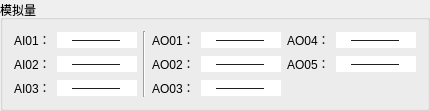
         <widget class="QGroupBox" name="groupBox">
          <property name="sizePolicy">
           <sizepolicy hsizetype="Expanding" vsizetype="Preferred">
            <horstretch>0</horstretch>
            <verstretch>0</verstretch>
           </sizepolicy>
          </property>
          <property name="title">
           <string>模拟量</string>
          </property>
          <layout class="QGridLayout" name="gridLayout_6">
           <item row="1" column="3">
            <widget class="QLabel" name="label_61">
             <property name="sizePolicy">
              <sizepolicy hsizetype="Fixed" vsizetype="Preferred">
               <horstretch>0</horstretch>
               <verstretch>0</verstretch>
              </sizepolicy>
             </property>
             <property name="text">
              <string>AO02：</string>
             </property>
            </widget>
           </item>
           <item row="1" column="0">
            <widget class="QLabel" name="label_58">
             <property name="sizePolicy">
              <sizepolicy hsizetype="Fixed" vsizetype="Preferred">
               <horstretch>0</horstretch>
               <verstretch>0</verstretch>
              </sizepolicy>
             </property>
             <property name="text">
              <string>AI02：</string>
             </property>
            </widget>
           </item>
           <item row="2" column="0">
            <widget class="QLabel" name="label_59">
             <property name="sizePolicy">
              <sizepolicy hsizetype="Fixed" vsizetype="Preferred">
               <horstretch>0</horstretch>
               <verstretch>0</verstretch>
              </sizepolicy>
             </property>
             <property name="text">
              <string>AI03：</string>
             </property>
            </widget>
           </item>
           <item row="0" column="0">
            <widget class="QLabel" name="label_57">
             <property name="sizePolicy">
              <sizepolicy hsizetype="Fixed" vsizetype="Preferred">
               <horstretch>0</horstretch>
               <verstretch>0</verstretch>
              </sizepolicy>
             </property>
             <property name="text">
              <string>AI01：</string>
             </property>
            </widget>
           </item>
           <item row="0" column="5">
            <widget class="QLabel" name="label_70">
             <property name="sizePolicy">
              <sizepolicy hsizetype="Fixed" vsizetype="Preferred">
               <horstretch>0</horstretch>
               <verstretch>0</verstretch>
              </sizepolicy>
             </property>
             <property name="text">
              <string>AO04：</string>
             </property>
            </widget>
           </item>
           <item row="2" column="3">
            <widget class="QLabel" name="label_62">
             <property name="sizePolicy">
              <sizepolicy hsizetype="Fixed" vsizetype="Preferred">
               <horstretch>0</horstretch>
               <verstretch>0</verstretch>
              </sizepolicy>
             </property>
             <property name="text">
              <string>AO03：</string>
             </property>
            </widget>
           </item>
           <item row="1" column="5">
            <widget class="QLabel" name="label_71">
             <property name="sizePolicy">
              <sizepolicy hsizetype="Fixed" vsizetype="Preferred">
               <horstretch>0</horstretch>
               <verstretch>0</verstretch>
              </sizepolicy>
             </property>
             <property name="text">
              <string>AO05：</string>
             </property>
            </widget>
           </item>
           <item row="0" column="3">
            <widget class="QLabel" name="label_60">
             <property name="sizePolicy">
              <sizepolicy hsizetype="Fixed" vsizetype="Preferred">
               <horstretch>0</horstretch>
               <verstretch>0</verstretch>
              </sizepolicy>
             </property>
             <property name="text">
              <string>AO01：</string>
             </property>
            </widget>
           </item>
           <item row="0" column="2" rowspan="3">
            <widget class="Line" name="line_3">
             <property name="orientation">
              <enum>Qt::Vertical</enum>
             </property>
            </widget>
           </item>
           <item row="0" column="1">
            <widget class="QLineEdit" name="LB_AI01">
             <property name="enabled">
              <bool>true</bool>
             </property>
             <property name="sizePolicy">
              <sizepolicy hsizetype="Preferred" vsizetype="Fixed">
               <horstretch>0</horstretch>
               <verstretch>0</verstretch>
              </sizepolicy>
             </property>
             <property name="maximumSize">
              <size>
               <width>80</width>
               <height>16777215</height>
              </size>
             </property>
             <property name="styleSheet">
              <string notr="true">QLineEdit{
border-width:0;
border-style:outset;
background-color:#ffffff;
}</string>
             </property>
             <property name="text">
              <string>————</string>
             </property>
             <property name="maxLength">
              <number>9</number>
             </property>
             <property name="frame">
              <bool>true</bool>
             </property>
             <property name="alignment">
              <set>Qt::AlignCenter</set>
             </property>
             <property name="readOnly">
              <bool>true</bool>
             </property>
            </widget>
           </item>
           <item row="1" column="1">
            <widget class="QLineEdit" name="LB_AI02">
             <property name="enabled">
              <bool>true</bool>
             </property>
             <property name="sizePolicy">
              <sizepolicy hsizetype="Preferred" vsizetype="Fixed">
               <horstretch>0</horstretch>
               <verstretch>0</verstretch>
              </sizepolicy>
             </property>
             <property name="maximumSize">
              <size>
               <width>80</width>
               <height>16777215</height>
              </size>
             </property>
             <property name="styleSheet">
              <string notr="true">QLineEdit{
border-width:0;
border-style:outset;
background-color:#ffffff;
}</string>
             </property>
             <property name="text">
              <string>————</string>
             </property>
             <property name="maxLength">
              <number>9</number>
             </property>
             <property name="frame">
              <bool>true</bool>
             </property>
             <property name="alignment">
              <set>Qt::AlignCenter</set>
             </property>
             <property name="readOnly">
              <bool>true</bool>
             </property>
            </widget>
           </item>
           <item row="2" column="1">
            <widget class="QLineEdit" name="LB_AI03">
             <property name="enabled">
              <bool>true</bool>
             </property>
             <property name="sizePolicy">
              <sizepolicy hsizetype="Preferred" vsizetype="Fixed">
               <horstretch>0</horstretch>
               <verstretch>0</verstretch>
              </sizepolicy>
             </property>
             <property name="maximumSize">
              <size>
               <width>80</width>
               <height>16777215</height>
              </size>
             </property>
             <property name="styleSheet">
              <string notr="true">QLineEdit{
border-width:0;
border-style:outset;
background-color:#ffffff;
}</string>
             </property>
             <property name="text">
              <string>————</string>
             </property>
             <property name="maxLength">
              <number>9</number>
             </property>
             <property name="frame">
              <bool>true</bool>
             </property>
             <property name="alignment">
              <set>Qt::AlignCenter</set>
             </property>
             <property name="readOnly">
              <bool>true</bool>
             </property>
            </widget>
           </item>
           <item row="0" column="4">
            <widget class="QLineEdit" name="LB_AO01">
             <property name="enabled">
              <bool>true</bool>
             </property>
             <property name="sizePolicy">
              <sizepolicy hsizetype="Preferred" vsizetype="Fixed">
               <horstretch>0</horstretch>
               <verstretch>0</verstretch>
              </sizepolicy>
             </property>
             <property name="maximumSize">
              <size>
               <width>80</width>
               <height>16777215</height>
              </size>
             </property>
             <property name="styleSheet">
              <string notr="true">QLineEdit{
border-width:0;
border-style:outset;
background-color:#ffffff;
}</string>
             </property>
             <property name="text">
              <string>————</string>
             </property>
             <property name="maxLength">
              <number>9</number>
             </property>
             <property name="frame">
              <bool>true</bool>
             </property>
             <property name="alignment">
              <set>Qt::AlignCenter</set>
             </property>
             <property name="readOnly">
              <bool>true</bool>
             </property>
            </widget>
           </item>
           <item row="1" column="4">
            <widget class="QLineEdit" name="LB_AO02">
             <property name="enabled">
              <bool>true</bool>
             </property>
             <property name="sizePolicy">
              <sizepolicy hsizetype="Preferred" vsizetype="Fixed">
               <horstretch>0</horstretch>
               <verstretch>0</verstretch>
              </sizepolicy>
             </property>
             <property name="maximumSize">
              <size>
               <width>80</width>
               <height>16777215</height>
              </size>
             </property>
             <property name="styleSheet">
              <string notr="true">QLineEdit{
border-width:0;
border-style:outset;
background-color:#ffffff;
}</string>
             </property>
             <property name="text">
              <string>————</string>
             </property>
             <property name="maxLength">
              <number>9</number>
             </property>
             <property name="frame">
              <bool>true</bool>
             </property>
             <property name="alignment">
              <set>Qt::AlignCenter</set>
             </property>
             <property name="readOnly">
              <bool>true</bool>
             </property>
            </widget>
           </item>
           <item row="2" column="4">
            <widget class="QLineEdit" name="LB_AO03">
             <property name="enabled">
              <bool>true</bool>
             </property>
             <property name="sizePolicy">
              <sizepolicy hsizetype="Preferred" vsizetype="Fixed">
               <horstretch>0</horstretch>
               <verstretch>0</verstretch>
              </sizepolicy>
             </property>
             <property name="maximumSize">
              <size>
               <width>80</width>
               <height>16777215</height>
              </size>
             </property>
             <property name="styleSheet">
              <string notr="true">QLineEdit{
border-width:0;
border-style:outset;
background-color:#ffffff;
}</string>
             </property>
             <property name="text">
              <string>————</string>
             </property>
             <property name="maxLength">
              <number>9</number>
             </property>
             <property name="frame">
              <bool>true</bool>
             </property>
             <property name="alignment">
              <set>Qt::AlignCenter</set>
             </property>
             <property name="readOnly">
              <bool>true</bool>
             </property>
            </widget>
           </item>
           <item row="0" column="6">
            <widget class="QLineEdit" name="LB_AO04">
             <property name="enabled">
              <bool>true</bool>
             </property>
             <property name="sizePolicy">
              <sizepolicy hsizetype="Preferred" vsizetype="Fixed">
               <horstretch>0</horstretch>
               <verstretch>0</verstretch>
              </sizepolicy>
             </property>
             <property name="maximumSize">
              <size>
               <width>80</width>
               <height>16777215</height>
              </size>
             </property>
             <property name="styleSheet">
              <string notr="true">QLineEdit{
border-width:0;
border-style:outset;
background-color:#ffffff;
}</string>
             </property>
             <property name="text">
              <string>————</string>
             </property>
             <property name="maxLength">
              <number>9</number>
             </property>
             <property name="frame">
              <bool>true</bool>
             </property>
             <property name="alignment">
              <set>Qt::AlignCenter</set>
             </property>
             <property name="readOnly">
              <bool>true</bool>
             </property>
            </widget>
           </item>
           <item row="1" column="6">
            <widget class="QLineEdit" name="LB_AO05">
             <property name="enabled">
              <bool>true</bool>
             </property>
             <property name="sizePolicy">
              <sizepolicy hsizetype="Preferred" vsizetype="Fixed">
               <horstretch>0</horstretch>
               <verstretch>0</verstretch>
              </sizepolicy>
             </property>
             <property name="maximumSize">
              <size>
               <width>80</width>
               <height>16777215</height>
              </size>
             </property>
             <property name="styleSheet">
              <string notr="true">QLineEdit{
border-width:0;
border-style:outset;
background-color:#ffffff;
}</string>
             </property>
             <property name="text">
              <string>————</string>
             </property>
             <property name="maxLength">
              <number>9</number>
             </property>
             <property name="frame">
              <bool>true</bool>
             </property>
             <property name="alignment">
              <set>Qt::AlignCenter</set>
             </property>
             <property name="readOnly">
              <bool>true</bool>
             </property>
            </widget>
           </item>
          </layout>
         </widget>
